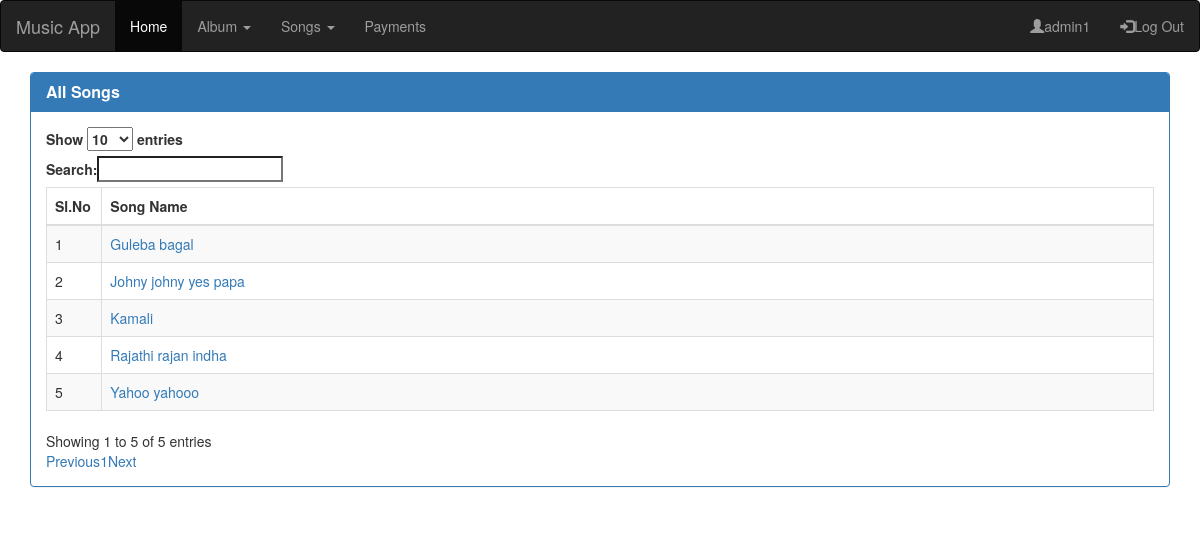
Screenshot of /viewsong/54 (signed in) with the database file from the repository.
### Mapp/models.py (models this page shows, shortened)
class Songs_table(models.Model):
    Song_ID = models.AutoField(primary_key=True)
    Album_ID = models.ForeignKey(Album_table, on_delete=models.CASCADE)
    Song_Name = models.CharField(max_length=500, null=True)
    Artist_Name = models.CharField(max_length=500, null=True)
    Views_No = models.IntegerField(default=0)

### Mapp/views.py (the view)
# urls.py: path('viewsong/<int:Album_ID>',views.viewsong, name='viewsong'),
@login_required
def viewsong(request,Album_ID):
    slist = Songs_table.objects.filter(Album_ID=Album_ID)
    songslist = sorted(slist, key = lambda Songs_table:Songs_table.Song_Name)
    return render(request, 'viewsong.html',{'songslist': songslist})

### Mapp/Templates/viewsong.html (shortened to what this page needs)
{% extends 'base.html' %}
{% block body %}
     <div class="container">
        <form>
             <div class=" panel panel-primary">
                    <div class="panel-heading">
                        <h3 class="panel-title"><strong>All Songs</strong></h3>
                    </div>
                    <div class="panel-body">
                        <table class="table table-striped table-bordered datatables">
                            <thead>
                                <tr>
                                    <th>Sl.No</th>
                                    <th>Song Name</th>
                                </tr>
                            </thead>
                            <tbody>
                                {% for songs in songslist %}
                                <tr>
                                    <td width="5%">{{forloop.counter}}</td>
                                    <td><a href="/songdetails/{{ songs.Song_ID }}" >{{songs.Song_Name}}</a></td>
                                </tr>
                                {% endfor %}
                            </tbody>
                        </table>
                    </div>
             </div>
        </form>
     </div>
{% endblock %}

### Mapp/Templates/navigation.html (shortened to what this page needs)
{% if user.is_authenticated %}
    <nav class="navbar navbar-inverse">
      <div class="container-fluid">
        <div class="navbar-header">
          <a class="navbar-brand" href="{% url 'Mapp:home' %">Music App</a>
        </div>
            <ul class="nav navbar-nav">
            <li class="active"><a href="{% url 'Mapp:home' %}">Home</a></li>
            <li class="dropdown"><a class="dropdown-toggle" data-toggle="dropdown" href="#">Album <span class="caret"></span></a>
            </li>
            <li class="dropdown"><a class="dropdown-toggle" data-toggle="dropdown" href="#">Songs <span class="caret"></span></a>
            </li>
            <li><a href="#">Payments</a></li>
            </ul>
            <ul class="nav navbar-nav navbar-right">
                <li><a href="#"><span class="glyphicon glyphicon-user"></span>{{user.username}}</a></li>
                <li><a href="{% url 'Mapp:signout' %}" ><span class="glyphicon glyphicon-log-in"></span>Log Out</a></li>
            </ul>
          </div>
    </nav>
{% endif %}

### rows the page displays
Songs_table: Song_Name "Guleba bagal"
Songs_table: Song_Name "Johny johny yes papa"
Songs_table: Song_Name "Kamali"
Songs_table: Song_Name "Rajathi rajan indha"
Songs_table: Song_Name "Yahoo yahooo"

### other values shown
{{ user.username }} "admin1"
